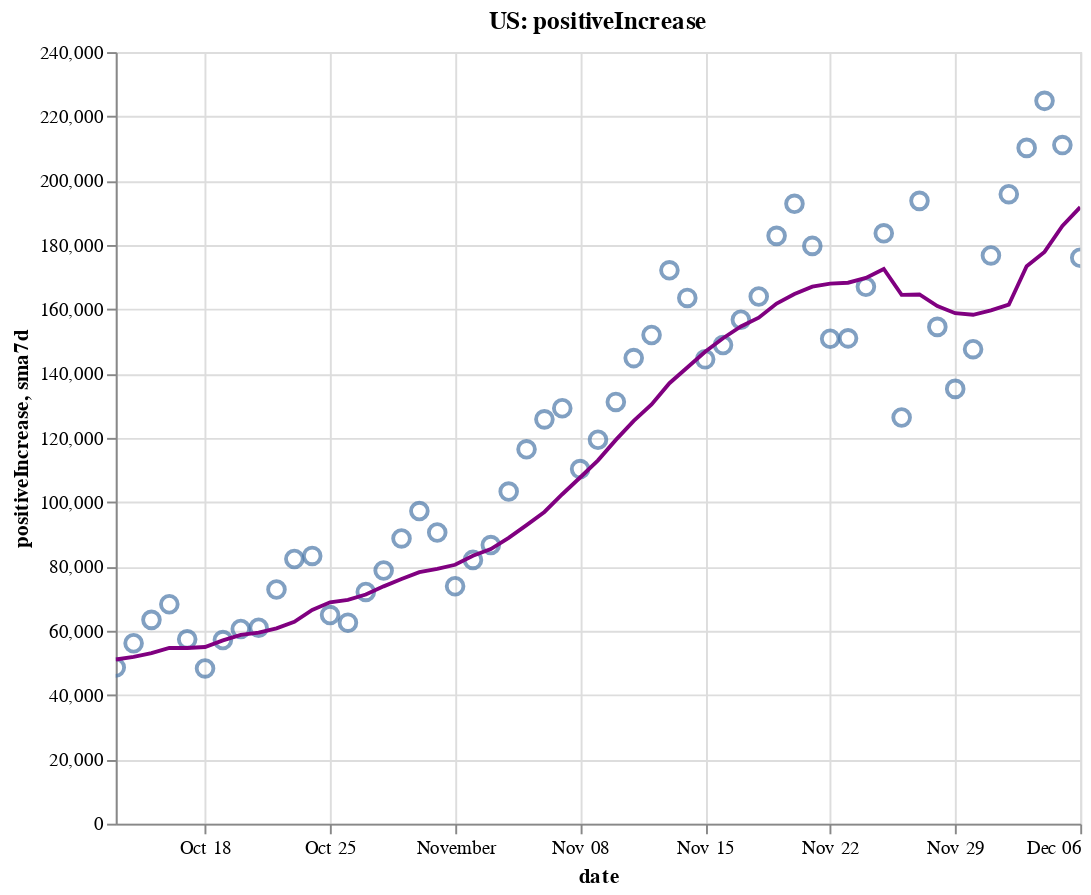

The notebook cell this image was saved under:
### Code cell
create_plot(us, 'positiveIncrease')

### Figure 1 — Vega-Lite specification as saved in the notebook (floating-point values rounded to 4 significant figures)
{"config": {"view": {"continuousWidth": 400, "continuousHeight": 300}}, "layer": [{"layer": [{"mark": {"type": "point", "size": 75}, "encoding": {"tooltip": [{"type": "temporal", "field": "date"}, {"type": "quantitative", "field": "positiveIncrease"}, {"type": "quantitative", "field": "sma7d"}], "x": {"type": "temporal", "field": "date"}, "y": {"type": "quantitative", "field": "positiveIncrease"}}, "selection": {"selector002": {"type": "interval", "bind": "scales", "encodings": ["x", "y"]}}}, {"mark": {"type": "line", "color": "purple"}, "encoding": {"x": {"type": "temporal", "field": "date"}, "y": {"type": "quantitative", "field": "sma7d"}}}]}, {"mark": {"type": "rule", "color": "#aaa"}, "encoding": {"x": {"type": "temporal", "field": "date"}}, "transform": [{"filter": {"selection": "selector001"}}]}, {"mark": "circle", "encoding": {"opacity": {"condition": {"value": 1, "selection": "selector001"}, "value": 0}, "tooltip": [{"type": "temporal", "field": "date"}, {"type": "quantitative", "field": "positiveIncrease"}, {"type": "quantitative", "field": "sma7d"}], "x": {"type": "temporal", "field": "date"}, "y": {"type": "quantitative", "field": "positiveIncrease"}}, "selection": {"selector001": {"type": "single", "encodings": ["x"], "on": "mouseover", "nearest": true, "empty": "none"}}}, {"mark": {"type": "text", "align": "left", "dx": 5, "dy": -5, "stroke": "white", "strokeWidth": 2}, "encoding": {"text": {"type": "quantitative", "field": "positiveIncrease"}, "tooltip": [{"type": "temporal", "field": "date"}, {"type": "quantitative", "field": "positiveIncrease"}, {"type": "quantitative", "field": "sma7d"}], "x": {"type": "temporal", "field": "date"}, "y": {"type": "quantitative", "field": "positiveIncrease"}}, "transform": [{"filter": {"selection": "selector001"}}]}, {"mark": {"type": "text", "align": "left", "dx": 5, "dy": -5}, "encoding": {"text": {"type": "quantitative", "field": "positiveIncrease"}, "tooltip": [{"type": "temporal", "field": "date"}, {"type": "quantitative", "field": "positiveIncrease"}, {"type": "quantitative", "field": "sma7d"}], "x": {"type": "temporal", "field": "date"}, "y": {"type": "quantitative", "field": "positiveIncrease"}}, "transform": [{"filter": {"selection": "selector001"}}]}], "data": {"name": "data-1a5aa9a1ef61cfbabc6899cf1c74dae5"}, "height": 400, "title": "US: positiveIncrease", "width": 500, "$schema": "https://vega.github.io/schema/vega-lite/v4.8.1.json", "datasets": {"data-1a5aa9a1ef61cfbabc6899cf1c74dae5": [{"date": "2020-10-13T00:00:00", "totalTestResultsIncrease": 1052000.0, "positiveIncrease": 48590.0, "death": 207700.0, "deathIncrease": 698.0, "positiveRate": 0.046, "state": "US", "sma7d": 51070.0}, {"date": "2020-10-14T00:00:00", "totalTestResultsIncrease": 1045000.0, "positiveIncrease": 56120.0, "death": 208500.0, "deathIncrease": 807.0, "positiveRate": 0.054, "state": "US", "sma7d": 51860.0}, {"date": "2020-10-15T00:00:00", "totalTestResultsIncrease": 1109000.0, "positiveIncrease": 63390.0, "death": 209400.0, "deathIncrease": 930.0, "positiveRate": 0.057, "state": "US", "sma7d": 53030.0}, {"date": "2020-10-16T00:00:00", "totalTestResultsIncrease": 1231000.0, "positiveIncrease": 68250.0, "death": 210300.0, "deathIncrease": 897.0, "positiveRate": 0.055, "state": "US", "sma7d": 54670.0}, {"date": "2020-10-17T00:00:00", "totalTestResultsIncrease": 1299000.0, "positiveIncrease": 57330.0, "death": 211100.0, "deathIncrease": 773.0, "positiveRate": 0.044, "state": "US", "sma7d": 54660.0}, {"date": "2020-10-18T00:00:00", "totalTestResultsIncrease": 1052000.0, "positiveIncrease": 48280.0, "death": 211500.0, "deathIncrease": 402.0, "positiveRate": 0.046, "state": "US", "sma7d": 54940.0}, {"date": "2020-10-19T00:00:00", "totalTestResultsIncrease": 1135000.0, "positiveIncrease": 57110.0, "death": 212000.0, "deathIncrease": 456.0, "positiveRate": 0.05, "state": "US", "sma7d": 57010.0}, {"date": "2020-10-20T00:00:00", "totalTestResultsIncrease": 952700.0, "positiveIncrease": 60550.0, "death": 212800.0, "deathIncrease": 837.0, "positiveRate": 0.064, "state": "US", "sma7d": 58720.0}, {"date": "2020-10-21T00:00:00", "totalTestResultsIncrease": 941800.0, "positiveIncrease": 60960.0, "death": 213800.0, "deathIncrease": 1019.0, "positiveRate": 0.065, "state": "US", "sma7d": 59410.0}, {"date": "2020-10-22T00:00:00", "totalTestResultsIncrease": 1230000.0, "positiveIncrease": 72840.0, "death": 214900.0, "deathIncrease": 1126.0, "positiveRate": 0.059, "state": "US", "sma7d": 60760.0}, {"date": "2020-10-23T00:00:00", "totalTestResultsIncrease": 1383000.0, "positiveIncrease": 82330.0, "death": 215900.0, "deathIncrease": 934.0, "positiveRate": 0.06, "state": "US", "sma7d": 62770.0}, {"date": "2020-10-24T00:00:00", "totalTestResultsIncrease": 1323000.0, "positiveIncrease": 83290.0, "death": 216800.0, "deathIncrease": 890.0, "positiveRate": 0.063, "state": "US", "sma7d": 66480.0}, {"date": "2020-10-25T00:00:00", "totalTestResultsIncrease": 1188000.0, "positiveIncrease": 64890.0, "death": 217100.0, "deathIncrease": 382.0, "positiveRate": 0.055, "state": "US", "sma7d": 68850.0}, {"date": "2020-10-26T00:00:00", "totalTestResultsIncrease": 1211000.0, "positiveIncrease": 62520.0, "death": 217500.0, "deathIncrease": 402.0, "positiveRate": 0.052, "state": "US", "sma7d": 69630.0}, {"date": "2020-10-27T00:00:00", "totalTestResultsIncrease": 1071000.0, "positiveIncrease": 72080.0, "death": 218500.0, "deathIncrease": 919.0, "positiveRate": 0.067, "state": "US", "sma7d": 71270.0}, {"date": "2020-10-28T00:00:00", "totalTestResultsIncrease": 1096000.0, "positiveIncrease": 78750.0, "death": 219500.0, "deathIncrease": 1044.0, "positiveRate": 0.072, "state": "US", "sma7d": 73820.0}, {"date": "2020-10-29T00:00:00", "totalTestResultsIncrease": 1333000.0, "positiveIncrease": 88720.0, "death": 220500.0, "deathIncrease": 1037.0, "positiveRate": 0.067, "state": "US", "sma7d": 76090.0}, {"date": "2020-10-30T00:00:00", "totalTestResultsIncrease": 1364000.0, "positiveIncrease": 97240.0, "death": 221500.0, "deathIncrease": 947.0, "positiveRate": 0.071, "state": "US", "sma7d": 78210.0}, {"date": "2020-10-31T00:00:00", "totalTestResultsIncrease": 1390000.0, "positiveIncrease": 90580.0, "death": 222500.0, "deathIncrease": 963.0, "positiveRate": 0.065, "state": "US", "sma7d": 79260.0}, {"date": "2020-11-01T00:00:00", "totalTestResultsIncrease": 1128000.0, "positiveIncrease": 73850.0, "death": 222900.0, "deathIncrease": 395.0, "positiveRate": 0.065, "state": "US", "sma7d": 80540.0}, {"date": "2020-11-02T00:00:00", "totalTestResultsIncrease": 1327000.0, "positiveIncrease": 82050.0, "death": 223300.0, "deathIncrease": 491.0, "positiveRate": 0.062, "state": "US", "sma7d": 83330.0}, {"date": "2020-11-03T00:00:00", "totalTestResultsIncrease": 1129000.0, "positiveIncrease": 86670.0, "death": 224900.0, "deathIncrease": 1514.0, "positiveRate": 0.077, "state": "US", "sma7d": 85410.0}, {"date": "2020-11-04T00:00:00", "totalTestResultsIncrease": 1223000.0, "positiveIncrease": 103300.0, "death": 226000.0, "deathIncrease": 1117.0, "positiveRate": 0.084, "state": "US", "sma7d": 88920.0}, {"date": "2020-11-05T00:00:00", "totalTestResultsIncrease": 1567000.0, "positiveIncrease": 116400.0, "death": 227100.0, "deathIncrease": 1146.0, "positiveRate": 0.074, "state": "US", "sma7d": 92880.0}, {"date": "2020-11-06T00:00:00", "totalTestResultsIncrease": 1564000.0, "positiveIncrease": 125800.0, "death": 228300.0, "deathIncrease": 1173.0, "positiveRate": 0.08, "state": "US", "sma7d": 96950.0}, {"date": "2020-11-07T00:00:00", "totalTestResultsIncrease": 1413000.0, "positiveIncrease": 129200.0, "death": 229400.0, "deathIncrease": 1119.0, "positiveRate": 0.091, "state": "US", "sma7d": 102500.0}, {"date": "2020-11-08T00:00:00", "totalTestResultsIncrease": 1252000.0, "positiveIncrease": 110300.0, "death": 229900.0, "deathIncrease": 496.0, "positiveRate": 0.088, "state": "US", "sma7d": 107700.0}, {"date": "2020-11-09T00:00:00", "totalTestResultsIncrease": 1516000.0, "positiveIncrease": 119400.0, "death": 230500.0, "deathIncrease": 577.0, "positiveRate": 0.079, "state": "US", "sma7d": 113000.0}, {"date": "2020-11-10T00:00:00", "totalTestResultsIncrease": 1252000.0, "positiveIncrease": 131200.0, "death": 231800.0, "deathIncrease": 1360.0, "positiveRate": 0.105, "state": "US", "sma7d": 119400.0}, {"date": "2020-11-11T00:00:00", "totalTestResultsIncrease": 1418000.0, "positiveIncrease": 144800.0, "death": 233400.0, "deathIncrease": 1563.0, "positiveRate": 0.102, "state": "US", "sma7d": 125300.0}, {"date": "2020-11-12T00:00:00", "totalTestResultsIncrease": 1476000.0, "positiveIncrease": 152000.0, "death": 234500.0, "deathIncrease": 1119.0, "positiveRate": 0.103, "state": "US", "sma7d": 130400.0}, {"date": "2020-11-13T00:00:00", "totalTestResultsIncrease": 1698000.0, "positiveIncrease": 172100.0, "death": 235800.0, "deathIncrease": 1268.0, "positiveRate": 0.101, "state": "US", "sma7d": 137000.0}, {"date": "2020-11-14T00:00:00", "totalTestResultsIncrease": 1662000.0, "positiveIncrease": 163500.0, "death": 237100.0, "deathIncrease": 1331.0, "positiveRate": 0.098, "state": "US", "sma7d": 141900.0}, {"date": "2020-11-15T00:00:00", "totalTestResultsIncrease": 1615000.0, "positiveIncrease": 144400.0, "death": 237800.0, "deathIncrease": 687.0, "positiveRate": 0.089, "state": "US", "sma7d": 146800.0}, {"date": "2020-11-16T00:00:00", "totalTestResultsIncrease": 1487000.0, "positiveIncrease": 148900.0, "death": 238400.0, "deathIncrease": 619.0, "positiveRate": 0.1, "state": "US", "sma7d": 151000.0}, {"date": "2020-11-17T00:00:00", "totalTestResultsIncrease": 1512000.0, "positiveIncrease": 156700.0, "death": 240000.0, "deathIncrease": 1555.0, "positiveRate": 0.104, "state": "US", "sma7d": 154600.0}, {"date": "2020-11-18T00:00:00", "totalTestResultsIncrease": 1539000.0, "positiveIncrease": 164000.0, "death": 241900.0, "deathIncrease": 1864.0, "positiveRate": 0.107, "state": "US", "sma7d": 157400.0}, {"date": "2020-11-19T00:00:00", "totalTestResultsIncrease": 1821000.0, "positiveIncrease": 182800.0, "death": 243800.0, "deathIncrease": 1967.0, "positiveRate": 0.1, "state": "US", "sma7d": 161800.0}, {"date": "2020-11-20T00:00:00", "totalTestResultsIncrease": 1919000.0, "positiveIncrease": 192800.0, "death": 245700.0, "deathIncrease": 1884.0, "positiveRate": 0.1, "state": "US", "sma7d": 164700.0}, {"date": "2020-11-21T00:00:00", "totalTestResultsIncrease": 2004000.0, "positiveIncrease": 179700.0, "death": 247200.0, "deathIncrease": 1512.0, "positiveRate": 0.09, "state": "US", "sma7d": 167100.0}, {"date": "2020-11-22T00:00:00", "totalTestResultsIncrease": 1744000.0, "positiveIncrease": 150800.0, "death": 248100.0, "deathIncrease": 898.0, "positiveRate": 0.086, "state": "US", "sma7d": 168000.0}, {"date": "2020-11-23T00:00:00", "totalTestResultsIncrease": 1759000.0, "positiveIncrease": 151000.0, "death": 249100.0, "deathIncrease": 955.0, "positiveRate": 0.086, "state": "US", "sma7d": 168300.0}, {"date": "2020-11-24T00:00:00", "totalTestResultsIncrease": 1790000.0, "positiveIncrease": 167000.0, "death": 251100.0, "deathIncrease": 2066.0, "positiveRate": 0.093, "state": "US", "sma7d": 169700.0}, {"date": "2020-11-25T00:00:00", "totalTestResultsIncrease": 1721000.0, "positiveIncrease": 183600.0, "death": 253400.0, "deathIncrease": 2289.0, "positiveRate": 0.107, "state": "US", "sma7d": 172500.0}, {"date": "2020-11-26T00:00:00", "totalTestResultsIncrease": 1170000.0, "positiveIncrease": 126300.0, "death": 254800.0, "deathIncrease": 1336.0, "positiveRate": 0.108, "state": "US", "sma7d": 164500.0}, {"date": "2020-11-27T00:00:00", "totalTestResultsIncrease": 2126000.0, "positiveIncrease": 193700.0, "death": 256100.0, "deathIncrease": 1372.0, "positiveRate": 0.091, "state": "US", "sma7d": 164600.0}, {"date": "2020-11-28T00:00:00", "totalTestResultsIncrease": 1710000.0, "positiveIncrease": 154500.0, "death": 257400.0, "deathIncrease": 1245.0, "positiveRate": 0.09, "state": "US", "sma7d": 161000.0}, {"date": "2020-11-29T00:00:00", "totalTestResultsIncrease": 1290000.0, "positiveIncrease": 135200.0, "death": 258200.0, "deathIncrease": 803.0, "positiveRate": 0.105, "state": "US", "sma7d": 158800.0}, {"date": "2020-11-30T00:00:00", "totalTestResultsIncrease": 1603000.0, "positiveIncrease": 147600.0, "death": 259300.0, "deathIncrease": 1136.0, "positiveRate": 0.092, "state": "US", "sma7d": 158300.0}, {"date": "2020-12-01T00:00:00", "totalTestResultsIncrease": 2341000.0, "positiveIncrease": 176800.0, "death": 261800.0, "deathIncrease": 2473.0, "positiveRate": 0.076, "state": "US", "sma7d": 159700.0}, {"date": "2020-12-02T00:00:00", "totalTestResultsIncrease": 1459000.0, "positiveIncrease": 195800.0, "death": 264500.0, "deathIncrease": 2733.0, "positiveRate": 0.134, "state": "US", "sma7d": 161400.0}, {"date": "2020-12-03T00:00:00", "totalTestResultsIncrease": 1828000.0, "positiveIncrease": 210200.0, "death": 267200.0, "deathIncrease": 2706.0, "positiveRate": 0.115, "state": "US", "sma7d": 173400.0}, {"date": "2020-12-04T00:00:00", "totalTestResultsIncrease": 1855000.0, "positiveIncrease": 224800.0, "death": 269800.0, "deathIncrease": 2563.0, "positiveRate": 0.121, "state": "US", "sma7d": 177800.0}, {"date": "2020-12-05T00:00:00", "totalTestResultsIncrease": 2170000.0, "positiveIncrease": 211100.0, "death": 272200.0, "deathIncrease": 2445.0, "positiveRate": 0.097, "state": "US", "sma7d": 185900.0}, {"date": "2020-12-06T00:00:00", "totalTestResultsIncrease": 1624000.0, "positiveIncrease": 176000.0, "death": 273200.0, "deathIncrease": 1138.0, "positiveRate": 0.108, "state": "US", "sma7d": 191800.0}]}}
